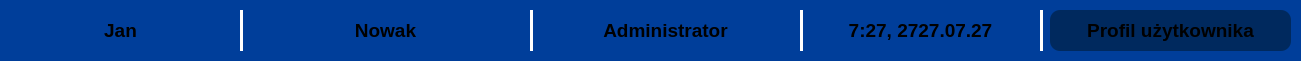
     <widget class="QFrame" name="frame_93">
      <property name="geometry">
       <rect>
        <x>30</x>
        <y>640</y>
        <width>1301</width>
        <height>61</height>
       </rect>
      </property>
      <property name="styleSheet">
       <string notr="true">background-color: rgb(0, 62, 154);
border-radius: 10px;</string>
      </property>
      <property name="frameShape">
       <enum>QFrame::Shape::StyledPanel</enum>
      </property>
      <property name="frameShadow">
       <enum>QFrame::Shadow::Raised</enum>
      </property>
      <widget class="Line" name="line_102">
       <property name="geometry">
        <rect>
         <x>530</x>
         <y>10</y>
         <width>3</width>
         <height>41</height>
        </rect>
       </property>
       <property name="styleSheet">
        <string notr="true">background-color: white;</string>
       </property>
       <property name="orientation">
        <enum>Qt::Orientation::Vertical</enum>
       </property>
      </widget>
      <widget class="Line" name="line_103">
       <property name="geometry">
        <rect>
         <x>1040</x>
         <y>10</y>
         <width>3</width>
         <height>41</height>
        </rect>
       </property>
       <property name="styleSheet">
        <string notr="true">background-color: white;</string>
       </property>
       <property name="orientation">
        <enum>Qt::Orientation::Vertical</enum>
       </property>
      </widget>
      <widget class="QLabel" name="label_140">
       <property name="geometry">
        <rect>
         <x>540</x>
         <y>10</y>
         <width>251</width>
         <height>41</height>
        </rect>
       </property>
       <property name="font">
        <font>
         <pointsize>14</pointsize>
         <bold>true</bold>
        </font>
       </property>
       <property name="layoutDirection">
        <enum>Qt::LayoutDirection::LeftToRight</enum>
       </property>
       <property name="styleSheet">
        <string notr="true"/>
       </property>
       <property name="text">
        <string>Administrator</string>
       </property>
       <property name="textFormat">
        <enum>Qt::TextFormat::RichText</enum>
       </property>
       <property name="alignment">
        <set>Qt::AlignmentFlag::AlignCenter</set>
       </property>
      </widget>
      <widget class="QLabel" name="label_141">
       <property name="geometry">
        <rect>
         <x>10</x>
         <y>10</y>
         <width>221</width>
         <height>41</height>
        </rect>
       </property>
       <property name="font">
        <font>
         <pointsize>14</pointsize>
         <bold>true</bold>
        </font>
       </property>
       <property name="layoutDirection">
        <enum>Qt::LayoutDirection::LeftToRight</enum>
       </property>
       <property name="styleSheet">
        <string notr="true"/>
       </property>
       <property name="text">
        <string>Jan</string>
       </property>
       <property name="textFormat">
        <enum>Qt::TextFormat::RichText</enum>
       </property>
       <property name="alignment">
        <set>Qt::AlignmentFlag::AlignCenter</set>
       </property>
      </widget>
      <widget class="QFrame" name="frame_94">
       <property name="geometry">
        <rect>
         <x>1050</x>
         <y>10</y>
         <width>241</width>
         <height>41</height>
        </rect>
       </property>
       <property name="styleSheet">
        <string notr="true">background-color: rgb(0, 41, 94);
border-radius: 10px;</string>
       </property>
       <property name="frameShape">
        <enum>QFrame::Shape::StyledPanel</enum>
       </property>
       <property name="frameShadow">
        <enum>QFrame::Shadow::Raised</enum>
       </property>
       <widget class="QFrame" name="frame_95">
        <property name="geometry">
         <rect>
          <x>270</x>
          <y>60</y>
          <width>841</width>
          <height>61</height>
         </rect>
        </property>
        <property name="styleSheet">
         <string notr="true">background-color: rgb(0, 62, 154);
border-radius: 10px;</string>
        </property>
        <property name="frameShape">
         <enum>QFrame::Shape::StyledPanel</enum>
        </property>
        <property name="frameShadow">
         <enum>QFrame::Shadow::Raised</enum>
        </property>
       </widget>
       <widget class="QLabel" name="label_142">
        <property name="geometry">
         <rect>
          <x>10</x>
          <y>0</y>
          <width>221</width>
          <height>41</height>
         </rect>
        </property>
        <property name="font">
         <font>
          <pointsize>14</pointsize>
          <bold>true</bold>
         </font>
        </property>
        <property name="layoutDirection">
         <enum>Qt::LayoutDirection::LeftToRight</enum>
        </property>
        <property name="styleSheet">
         <string notr="true"/>
        </property>
        <property name="text">
         <string>Profil użytkownika</string>
        </property>
        <property name="textFormat">
         <enum>Qt::TextFormat::RichText</enum>
        </property>
        <property name="alignment">
         <set>Qt::AlignmentFlag::AlignCenter</set>
        </property>
       </widget>
      </widget>
      <widget class="Line" name="line_104">
       <property name="geometry">
        <rect>
         <x>240</x>
         <y>10</y>
         <width>3</width>
         <height>41</height>
        </rect>
       </property>
       <property name="styleSheet">
        <string notr="true">background-color: white;</string>
       </property>
       <property name="orientation">
        <enum>Qt::Orientation::Vertical</enum>
       </property>
      </widget>
      <widget class="QLabel" name="label_143">
       <property name="geometry">
        <rect>
         <x>810</x>
         <y>10</y>
         <width>221</width>
         <height>41</height>
        </rect>
       </property>
       <property name="font">
        <font>
         <pointsize>14</pointsize>
         <bold>true</bold>
        </font>
       </property>
       <property name="layoutDirection">
        <enum>Qt::LayoutDirection::LeftToRight</enum>
       </property>
       <property name="styleSheet">
        <string notr="true"/>
       </property>
       <property name="text">
        <string>7:27, 2727.07.27</string>
       </property>
       <property name="textFormat">
        <enum>Qt::TextFormat::RichText</enum>
       </property>
       <property name="alignment">
        <set>Qt::AlignmentFlag::AlignCenter</set>
       </property>
      </widget>
      <widget class="QLabel" name="label_144">
       <property name="geometry">
        <rect>
         <x>260</x>
         <y>10</y>
         <width>251</width>
         <height>41</height>
        </rect>
       </property>
       <property name="font">
        <font>
         <pointsize>14</pointsize>
         <bold>true</bold>
        </font>
       </property>
       <property name="layoutDirection">
        <enum>Qt::LayoutDirection::LeftToRight</enum>
       </property>
       <property name="styleSheet">
        <string notr="true"/>
       </property>
       <property name="text">
        <string>Nowak</string>
       </property>
       <property name="textFormat">
        <enum>Qt::TextFormat::RichText</enum>
       </property>
       <property name="alignment">
        <set>Qt::AlignmentFlag::AlignCenter</set>
       </property>
      </widget>
      <widget class="Line" name="line_105">
       <property name="geometry">
        <rect>
         <x>800</x>
         <y>10</y>
         <width>3</width>
         <height>41</height>
        </rect>
       </property>
       <property name="styleSheet">
        <string notr="true">background-color: white;</string>
       </property>
       <property name="orientation">
        <enum>Qt::Orientation::Vertical</enum>
       </property>
      </widget>
      <widget class="QFrame" name="frame_96">
       <property name="geometry">
        <rect>
         <x>760</x>
         <y>60</y>
         <width>1301</width>
         <height>61</height>
        </rect>
       </property>
       <property name="styleSheet">
        <string notr="true">background-color: rgb(0, 62, 154);
border-radius: 10px;</string>
       </property>
       <property name="frameShape">
        <enum>QFrame::Shape::StyledPanel</enum>
       </property>
       <property name="frameShadow">
        <enum>QFrame::Shadow::Raised</enum>
       </property>
       <widget class="Line" name="line_106">
        <property name="geometry">
         <rect>
          <x>530</x>
          <y>10</y>
          <width>3</width>
          <height>41</height>
         </rect>
        </property>
        <property name="styleSheet">
         <string notr="true">background-color: white;</string>
        </property>
        <property name="orientation">
         <enum>Qt::Orientation::Vertical</enum>
        </property>
       </widget>
       <widget class="Line" name="line_107">
        <property name="geometry">
         <rect>
          <x>1040</x>
          <y>10</y>
          <width>3</width>
          <height>41</height>
         </rect>
        </property>
        <property name="styleSheet">
         <string notr="true">background-color: white;</string>
        </property>
        <property name="orientation">
         <enum>Qt::Orientation::Vertical</enum>
        </property>
       </widget>
       <widget class="QLabel" name="label_145">
        <property name="geometry">
         <rect>
          <x>540</x>
          <y>10</y>
          <width>251</width>
          <height>41</height>
         </rect>
        </property>
        <property name="font">
         <font>
          <pointsize>14</pointsize>
          <bold>true</bold>
         </font>
        </property>
        <property name="layoutDirection">
         <enum>Qt::LayoutDirection::LeftToRight</enum>
        </property>
        <property name="styleSheet">
         <string notr="true"/>
        </property>
        <property name="text">
         <string>Administrator</string>
        </property>
        <property name="textFormat">
         <enum>Qt::TextFormat::RichText</enum>
        </property>
        <property name="alignment">
         <set>Qt::AlignmentFlag::AlignCenter</set>
        </property>
       </widget>
       <widget class="QLabel" name="label_146">
        <property name="geometry">
         <rect>
          <x>10</x>
          <y>10</y>
          <width>221</width>
          <height>41</height>
         </rect>
        </property>
        <property name="font">
         <font>
          <pointsize>14</pointsize>
          <bold>true</bold>
         </font>
        </property>
        <property name="layoutDirection">
         <enum>Qt::LayoutDirection::LeftToRight</enum>
        </property>
        <property name="styleSheet">
         <string notr="true"/>
        </property>
        <property name="text">
         <string>Jan</string>
        </property>
        <property name="textFormat">
         <enum>Qt::TextFormat::RichText</enum>
        </property>
        <property name="alignment">
         <set>Qt::AlignmentFlag::AlignCenter</set>
        </property>
       </widget>
       <widget class="QFrame" name="frame_97">
        <property name="geometry">
         <rect>
          <x>1050</x>
          <y>10</y>
          <width>241</width>
          <height>41</height>
         </rect>
        </property>
        <property name="styleSheet">
         <string notr="true">background-color: rgb(0, 41, 94);
border-radius: 10px;</string>
        </property>
        <property name="frameShape">
         <enum>QFrame::Shape::StyledPanel</enum>
        </property>
        <property name="frameShadow">
         <enum>QFrame::Shadow::Raised</enum>
        </property>
        <widget class="QFrame" name="frame_98">
         <property name="geometry">
          <rect>
           <x>270</x>
           <y>60</y>
           <width>841</width>
           <height>61</height>
          </rect>
         </property>
         <property name="styleSheet">
          <string notr="true">background-color: rgb(0, 62, 154);
border-radius: 10px;</string>
         </property>
         <property name="frameShape">
          <enum>QFrame::Shape::StyledPanel</enum>
         </property>
         <property name="frameShadow">
          <enum>QFrame::Shadow::Raised</enum>
         </property>
        </widget>
        <widget class="QLabel" name="label_147">
         <property name="geometry">
          <rect>
           <x>10</x>
           <y>0</y>
           <width>221</width>
           <height>41</height>
          </rect>
         </property>
         <property name="font">
          <font>
           <pointsize>14</pointsize>
           <bold>true</bold>
          </font>
         </property>
         <property name="layoutDirection">
          <enum>Qt::LayoutDirection::LeftToRight</enum>
         </property>
         <property name="styleSheet">
          <string notr="true"/>
         </property>
         <property name="text">
          <string>Profil użytkownika</string>
         </property>
         <property name="textFormat">
          <enum>Qt::TextFormat::RichText</enum>
         </property>
         <property name="alignment">
          <set>Qt::AlignmentFlag::AlignCenter</set>
         </property>
        </widget>
       </widget>
       <widget class="Line" name="line_108">
        <property name="geometry">
         <rect>
          <x>240</x>
          <y>10</y>
          <width>3</width>
          <height>41</height>
         </rect>
        </property>
        <property name="styleSheet">
         <string notr="true">background-color: white;</string>
        </property>
        <property name="orientation">
         <enum>Qt::Orientation::Vertical</enum>
        </property>
       </widget>
       <widget class="QLabel" name="label_148">
        <property name="geometry">
         <rect>
          <x>810</x>
          <y>10</y>
          <width>221</width>
          <height>41</height>
         </rect>
        </property>
        <property name="font">
         <font>
          <pointsize>14</pointsize>
          <bold>true</bold>
         </font>
        </property>
        <property name="layoutDirection">
         <enum>Qt::LayoutDirection::LeftToRight</enum>
        </property>
        <property name="styleSheet">
         <string notr="true"/>
        </property>
        <property name="text">
         <string>7:27, 2727.07.27</string>
        </property>
        <property name="textFormat">
         <enum>Qt::TextFormat::RichText</enum>
        </property>
        <property name="alignment">
         <set>Qt::AlignmentFlag::AlignCenter</set>
        </property>
       </widget>
       <widget class="QLabel" name="label_149">
        <property name="geometry">
         <rect>
          <x>260</x>
          <y>10</y>
          <width>251</width>
          <height>41</height>
         </rect>
        </property>
        <property name="font">
         <font>
          <pointsize>14</pointsize>
          <bold>true</bold>
         </font>
        </property>
        <property name="layoutDirection">
         <enum>Qt::LayoutDirection::LeftToRight</enum>
        </property>
        <property name="styleSheet">
         <string notr="true"/>
        </property>
        <property name="text">
         <string>Nowak</string>
        </property>
        <property name="textFormat">
         <enum>Qt::TextFormat::RichText</enum>
        </property>
        <property name="alignment">
         <set>Qt::AlignmentFlag::AlignCenter</set>
        </property>
       </widget>
       <widget class="Line" name="line_109">
        <property name="geometry">
         <rect>
          <x>800</x>
          <y>10</y>
          <width>3</width>
          <height>41</height>
         </rect>
        </property>
        <property name="styleSheet">
         <string notr="true">background-color: white;</string>
        </property>
        <property name="orientation">
         <enum>Qt::Orientation::Vertical</enum>
        </property>
       </widget>
      </widget>
     </widget>
